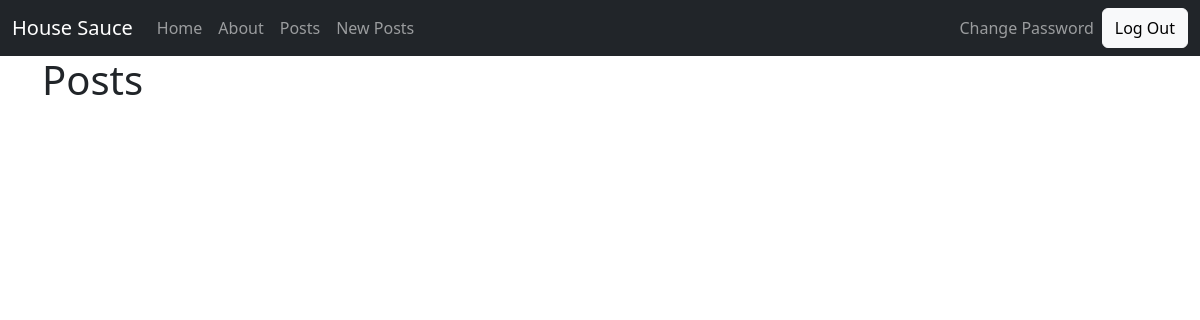
/posts/ (signed in), run on an earlier commit of the app's database.
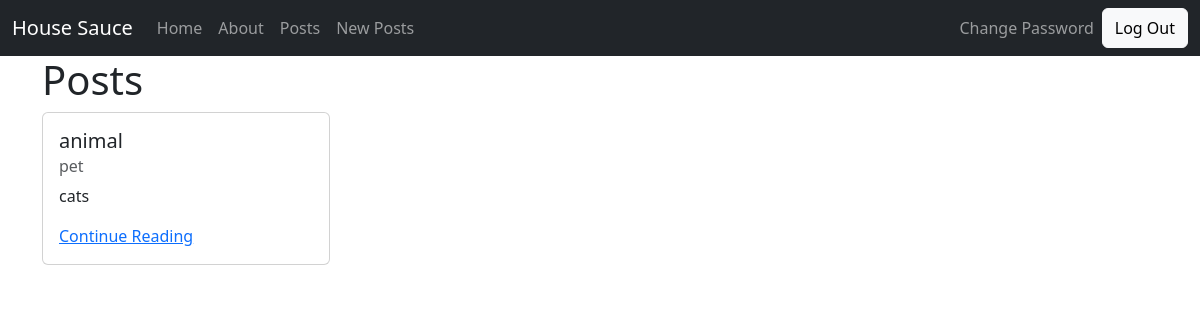
And on a later commit of the database.
### posts/models.py (models this page shows, shortened)
class Post(models.Model):
    title = models.CharField(max_length=128)
    subtitle = models.CharField(max_length=256)
    author = models.ForeignKey(
        get_user_model(),
        on_delete=models.CASCADE
    )
    body = models.TextField()
    created_on = models.DateTimeField(auto_now_add=True)

### posts/views.py (the view)
# urls.py: path("", views.PostListView.as_view(), name="list"),
class PostListView(ListView):
    template_name = "posts/list.html"
    model = Post
    def get_context_data(self, **kwargs):
        context = super().get_context_data(**kwargs)
        context["post_list"] = Post.objects.order_by(
            "created_on").reverse()
        return context

### templates/posts/list.html (shortened to what this page needs)
{% extends 'base.html' %}
{% block content %}
<h1>Posts</h1>
{% for post in post_list %}
<div class="card" style="width: 18rem;">
    <div class="card-body">
        <h5 class="card-title">{{ post.title }}</h5>
        <h6 class="card-subtitle mb-2 text-body-secondary">{{ post.subtitle }}</h6>
        <p class="card-text">{{ post.body|truncatechars:128}}</p>
        <a href="{% url 'detail' post.id %}" class="card-link">Continue Reading</a>
    </div>
</div>
<br />
{% endfor %}
{% endblock content %}

What changed in the data, as far as the page shows it:
added Post: title "animal", subtitle "pet", body "cats"
